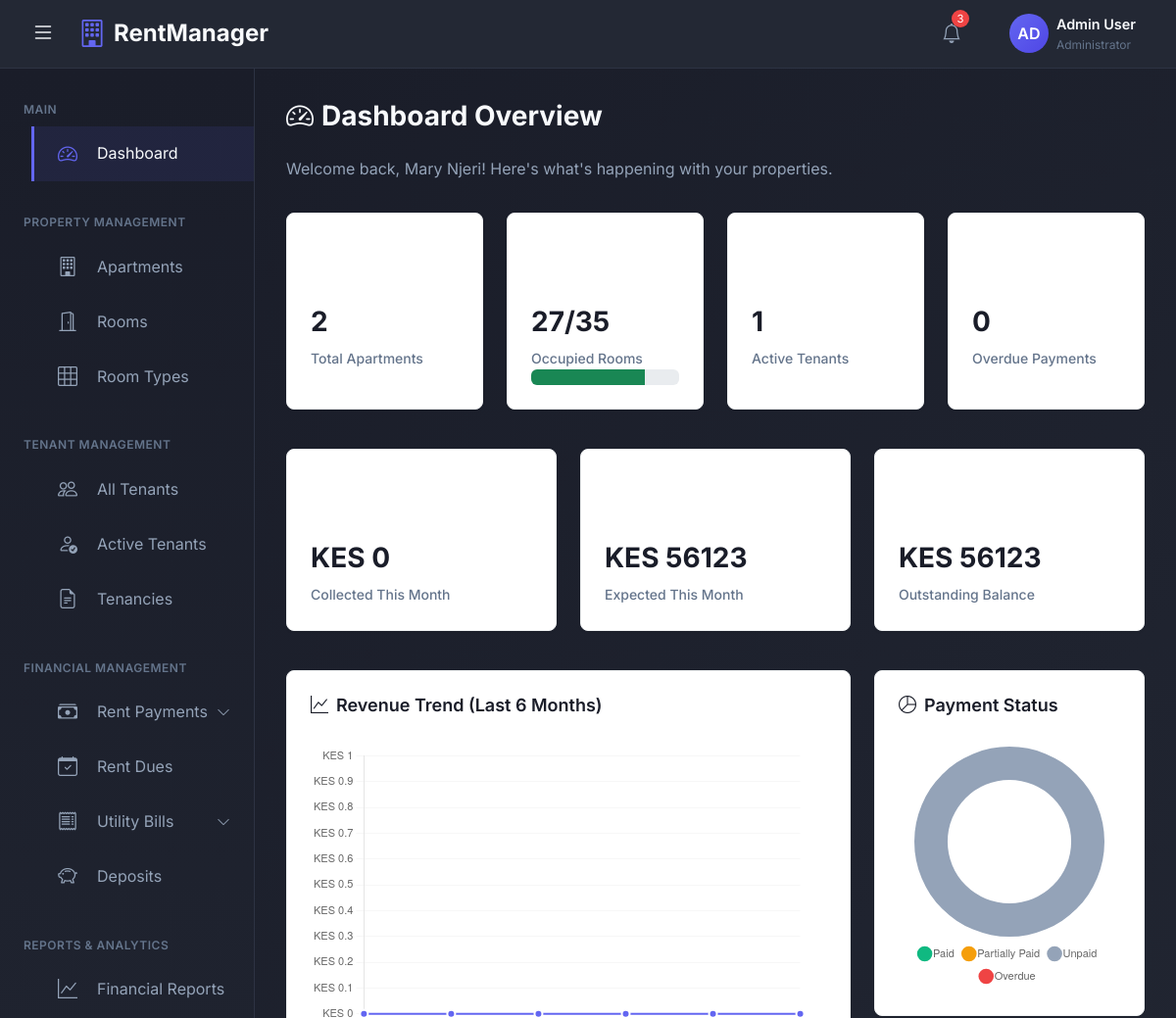
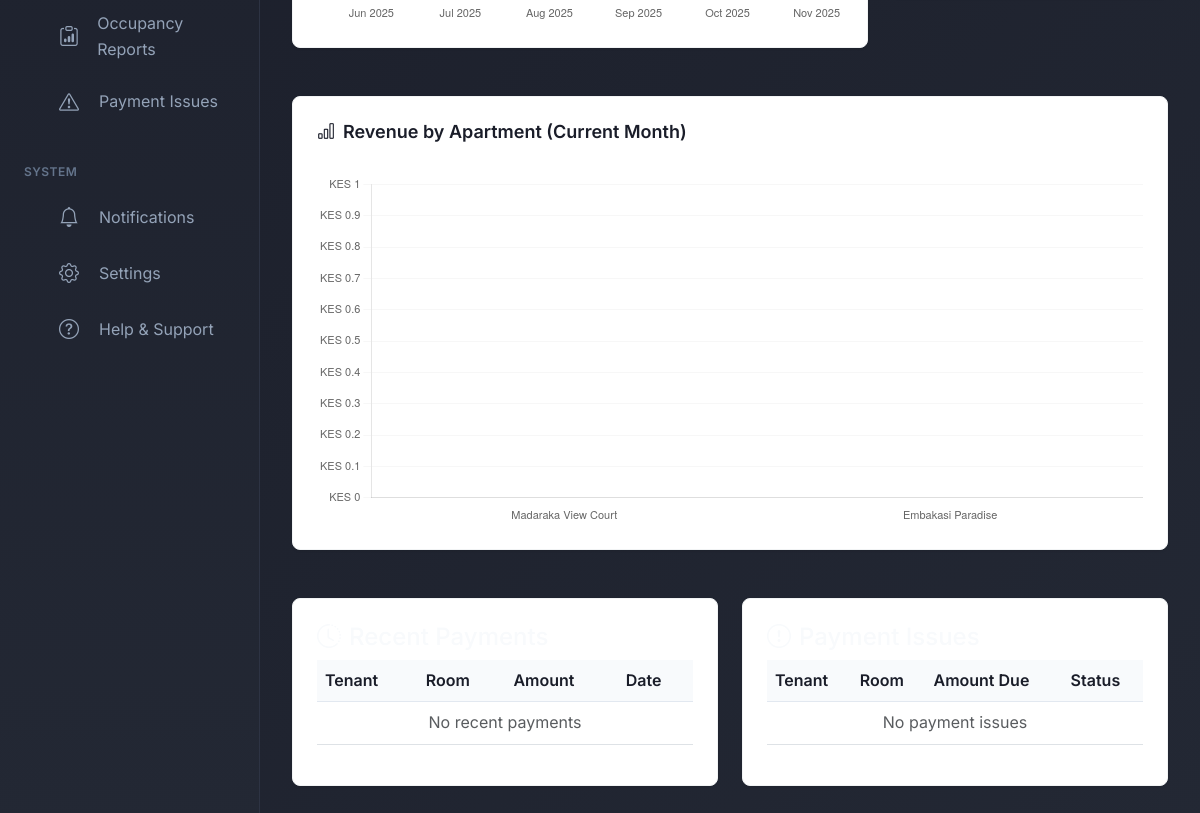
/admin-dashboard/ (signed in), run on an earlier commit of the app's database (2 pictures, top to bottom).
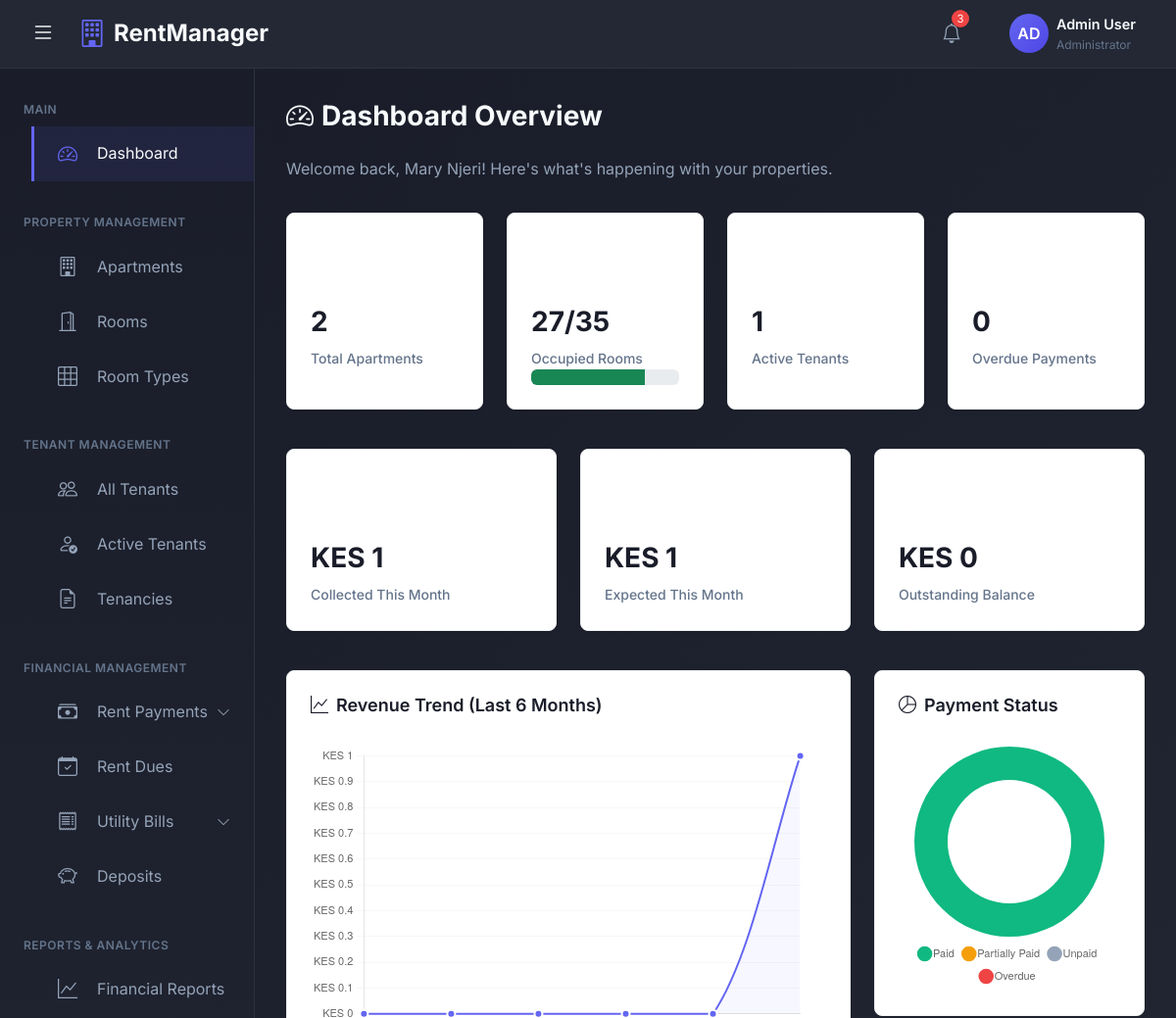
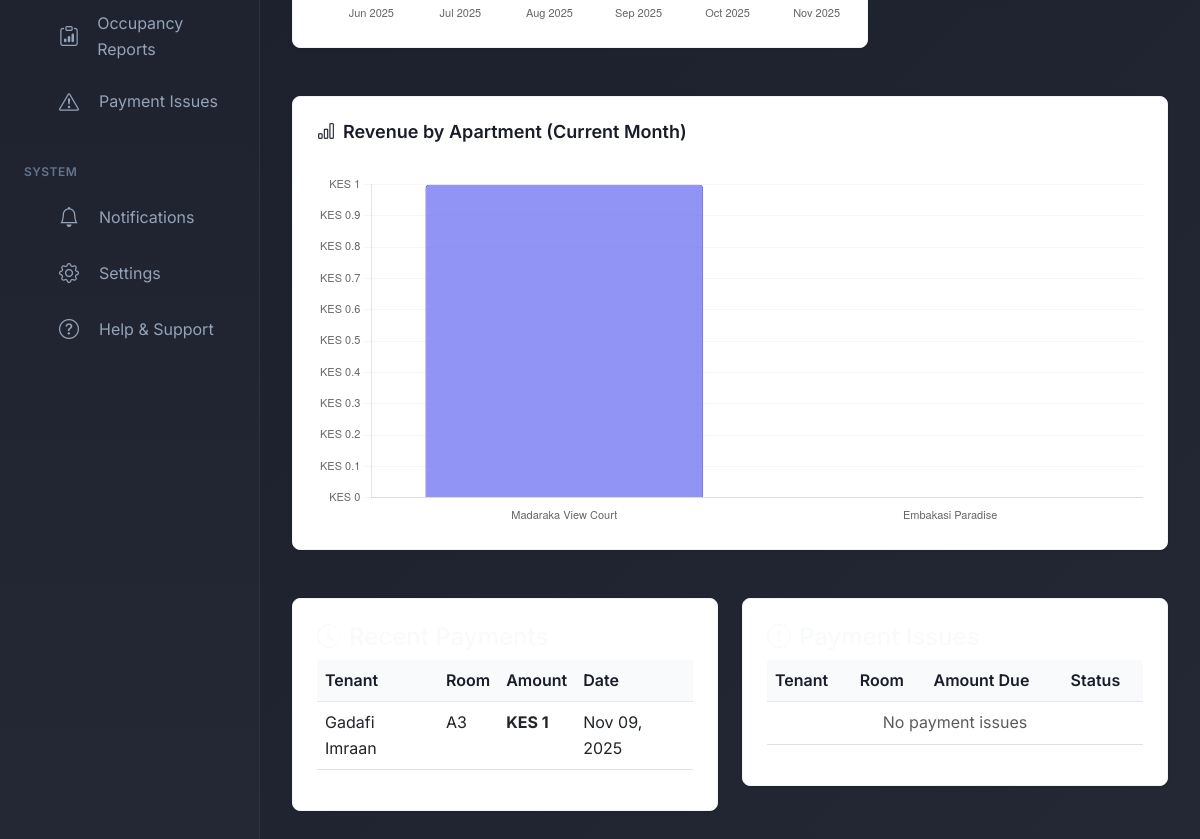
And on a later commit of the database (2 pictures, top to bottom).
### rental_app/models.py (models this page shows, shortened)
class RentPayment(models.Model):
    PAYMENT_STATUS = (
        ('pending', 'Pending'),
        ('completed', 'Completed'),
        ('failed', 'Failed'),
        ('refunded', 'Refunded'),
    )
    PAYMENT_METHOD = (
        ('mpesa', 'M-Pesa STK Push'),
        ('cash', 'Cash'),
        ('bank_transfer', 'Bank Transfer'),
    )
    tenancy = models.ForeignKey(Tenancy, on_delete=models.PROTECT, related_name='rent_payments')
    tenant = models.ForeignKey(User, on_delete=models.PROTECT, related_name='rent_payments')  # Denormalized for history
    apartment = models.ForeignKey(Apartment, on_delete=models.PROTECT, related_name='rent_payments')  # Denormalized for reporting
    amount = models.DecimalField(max_digits=10, decimal_places=2, validators=[MinValueValidator(0)])
    payment_date = models.DateTimeField(default=timezone.now)
    payment_method = models.CharField(max_length=20, choices=PAYMENT_METHOD, default='mpesa')
    mpesa_transaction_id = models.CharField(max_length=100, unique=True, null=True, blank=True)
    mpesa_phone_number = models.CharField(max_length=15, null=True, blank=True)
    months_covered = models.IntegerField(default=1, validators=[MinValueValidator(1)])  # Can pay for multiple months
    payment_for_month = models.DateField()  # The month this payment is for
    status = models.CharField(max_length=20, choices=PAYMENT_STATUS, default='pending')
    is_late_payment = models.BooleanField(default=False)
    late_payment_fee = models.DecimalField(max_digits=10, decimal_places=2, default=0.00)
    notes = models.TextField(blank=True)
    is_deleted = models.BooleanField(default=False)
    deleted_at = models.DateTimeField(null=True, blank=True)
    created_at = models.DateTimeField(auto_now_add=True)
    updated_at = models.DateTimeField(auto_now=True)
    class Meta:
        ordering = ['-payment_date']
        indexes = [
            models.Index(fields=['tenant', 'payment_date']),
            models.Index(fields=['apartment', 'payment_date']),
        ]

class User(AbstractUser):
    USER_TYPE_CHOICES = (
        ('admin', 'Admin'),
        ('tenant', 'Tenant'),
    )
    USER_STATUS = (
        ('active', 'Active'),
        ('inactive', 'Inactive'),
        ('archived', 'Archived'),  # For moved out tenants
    )
    user_type = models.CharField(max_length=10, choices=USER_TYPE_CHOICES)
    user_status = models.CharField(max_length=20, choices=USER_STATUS, default='active')
    phone_number = models.CharField(max_length=15, unique=True)
    national_id = models.CharField(max_length=20, unique=True, null=True, blank=True)
    profile_picture = models.ImageField(upload_to='profiles/', null=True, blank=True)
    is_deleted = models.BooleanField(default=False)
    deleted_at = models.DateTimeField(null=True, blank=True)
    created_at = models.DateTimeField(auto_now_add=True)
    updated_at = models.DateTimeField(auto_now=True)

class Tenancy(models.Model):
    TENANCY_STATUS = (
        ('active', 'Active'),
        ('terminated', 'Terminated'),
        ('suspended', 'Suspended'),
        ('switched', 'Switched Room'),  # When tenant moves to another room
    )
    TERMINATION_REASON = (
        ('vacated', 'Tenant Vacated'),
        ('evicted', 'Evicted'),
        ('room_switch', 'Switched to Another Room'),
        ('other', 'Other'),
    )
    tenant = models.ForeignKey(User, on_delete=models.PROTECT, related_name='tenancies', limit_choices_to={'user_type': 'tenant'})
    room = models.ForeignKey(Room, on_delete=models.PROTECT, related_name='tenancies')
    apartment = models.ForeignKey(Apartment, on_delete=models.PROTECT, related_name='tenancies')  # Denormalized for easy querying
    start_date = models.DateField()
    end_date = models.DateField(null=True, blank=True)
    deposit_paid = models.DecimalField(max_digits=10, decimal_places=2, default=0.00)
    deposit_refunded = models.BooleanField(default=False)
    deposit_refund_amount = models.DecimalField(max_digits=10, decimal_places=2, default=0.00, null=True, blank=True)
    deposit_deduction_reason = models.TextField(blank=True)  # Why deposit was partially refunded
    status = models.CharField(max_length=20, choices=TENANCY_STATUS, default='active')
    termination_reason = models.CharField(max_length=20, choices=TERMINATION_REASON, null=True, blank=True)
    move_in_condition = models.TextField(blank=True)
    move_out_condition = models.TextField(blank=True)
    switched_to_tenancy = models.ForeignKey('self', on_delete=models.SET_NULL, null=True, blank=True, related_name='previous_tenancy')
    switched_from_tenancy = models.ForeignKey('self', on_delete=models.SET_NULL, null=True, blank=True, related_name='next_tenancy')
    is_deleted = models.BooleanField(default=False)
    deleted_at = models.DateTimeField(null=True, blank=True)
    created_at = models.DateTimeField(auto_now_add=True)
    updated_at = models.DateTimeField(auto_now=True)
    class Meta:
        verbose_name_plural = 'Tenancies'
        ordering = ['-start_date']
        indexes = [
            models.Index(fields=['tenant', 'status']),
            models.Index(fields=['apartment', 'status']),
        ]

class Room(models.Model):
    ROOM_STATUS = (
        ('available', 'Available'),
        ('occupied', 'Occupied'),
        ('maintenance', 'Under Maintenance'),
    )
    apartment = models.ForeignKey(Apartment, on_delete=models.CASCADE, related_name='rooms')
    room_number = models.CharField(max_length=10)  # e.g., A1, B2, C3
    room_type = models.ForeignKey(RoomType, on_delete=models.PROTECT)
    floor_number = models.IntegerField(validators=[MinValueValidator(0)])
    has_balcony = models.BooleanField(default=False)
    has_shower = models.BooleanField(default=True)
    has_kitchen_unit = models.BooleanField(default=True)
    has_clothes_cabinet = models.BooleanField(default=True)
    monthly_rent = models.DecimalField(max_digits=10, decimal_places=2, validators=[MinValueValidator(0)])
    deposit_amount = models.DecimalField(max_digits=10, decimal_places=2, validators=[MinValueValidator(0)])
    status = models.CharField(max_length=20, choices=ROOM_STATUS, default='available')
    created_at = models.DateTimeField(auto_now_add=True)
    updated_at = models.DateTimeField(auto_now=True)
    class Meta:
        unique_together = ('apartment', 'room_number')
        ordering = ['floor_number', 'room_number']

### rental_app/views.py (the view)
# urls.py: path('admin-dashboard/', views.admin_dashboard, name='admin_dashboard'),
@login_required
def admin_dashboard(request):
    apartments = Apartment.objects.filter(owner=request.user)
    today = timezone.now().date()
    current_month = today.replace(day=1)
    last_month = (current_month - timedelta(days=1)).replace(day=1)
    total_apartments = apartments.count()
    total_rooms = Room.objects.filter(apartment__owner=request.user).count()
    occupied_rooms = Room.objects.filter(
        apartment__owner=request.user,
        status='occupied'
    ).count()
    available_rooms = Room.objects.filter(
        apartment__owner=request.user,
        status='available'
    ).count()
    active_tenancies = Tenancy.objects.filter(
        apartment__owner=request.user,
        status='active'
    ).count()
    current_month_payments = RentPayment.objects.filter(
        apartment__owner=request.user,
        payment_for_month=current_month,
        status='completed'
    ).aggregate(total=Sum('amount'))['total'] or Decimal('0.00')
    expected_rent = RentDue.objects.filter(
        tenancy__apartment__owner=request.user,
        month_for=current_month
    ).aggregate(total=Sum('amount_due'))['total'] or Decimal('0.00')
    outstanding_rent = RentDue.objects.filter(
        tenancy__apartment__owner=request.user,
        status__in=['unpaid', 'partially_paid', 'overdue']
    ).aggregate(total=Sum('balance'))['total'] or Decimal('0.00')
    overdue_count = RentDue.objects.filter(
        tenancy__apartment__owner=request.user,
        status='overdue'
    ).count()
    revenue_data = []
    months_labels = []
    for i in range(5, -1, -1):
        month_date = (current_month - timedelta(days=i*30)).replace(day=1)
        month_revenue = RentPayment.objects.filter(
            apartment__owner=request.user,
            payment_for_month=month_date,
            status='completed'
        ).aggregate(total=Sum('amount'))['total'] or Decimal('0.00')
        revenue_data.append(float(month_revenue))
        months_labels.append(month_date.strftime('%b %Y'))
    payment_status = {
        'paid': RentDue.objects.filter(
            tenancy__apartment__owner=request.user,
            month_for=current_month,
            status='paid'
        ).count(),
        'partially_paid': RentDue.objects.filter(
            tenancy__apartment__owner=request.user,
            month_for=current_month,
            status='partially_paid'
        ).count(),
        'unpaid': RentDue.objects.filter(
            tenancy__apartment__owner=request.user,
            month_for=current_month,
            status='unpaid'
        ).count(),
        'overdue': RentDue.objects.filter(
            tenancy__apartment__owner=request.user,
            status='overdue'
        ).count(),
    }
    apartment_revenue = []
    apartment_labels = []
    for apartment in apartments[:10]:  # Top 10 apartments
        apt_revenue = RentPayment.objects.filter(
            apartment=apartment,
            payment_for_month=current_month,
            status='completed'
        ).aggregate(total=Sum('amount'))['total'] or Decimal('0.00')
        apartment_revenue.append(float(apt_revenue))
        apartment_labels.append(apartment.name)
    occupancy_rate = (occupied_rooms / total_rooms * 100) if total_rooms > 0 else 0
    recent_payments = RentPayment.objects.filter(
        apartment__owner=request.user,
        status='completed'
    ).select_related('tenant', 'tenancy__room').order_by('-payment_date')[:5]
    payment_reports = RentDue.objects.filter(
        tenancy__apartment__owner=request.user,
        reported_to_office=True,
        status__in=['unpaid', 'overdue']
    ).select_related('tenant', 'tenancy__room').order_by('-report_date')[:5]
    notifications = Notification.objects.filter(
        user=request.user,
        is_read=False
    ).order_by('-created_at')[:5]
    context = {
        'total_apartments': total_apartments,
        'total_rooms': total_rooms,
        'occupied_rooms': occupied_rooms,
        'available_rooms': available_rooms,
        'active_tenancies': active_tenancies,
        'current_month_payments': current_month_payments,
        'expected_rent': expected_rent,
        'outstanding_rent': outstanding_rent,
        'overdue_count': overdue_count,
        'occupancy_rate': round(occupancy_rate, 2),
        'revenue_data': json.dumps(revenue_data),
        'months_labels': json.dumps(months_labels),
        'payment_status': json.dumps(list(payment_status.values())),
        'payment_status_labels': json.dumps(list(payment_status.keys())),
        'apartment_revenue': json.dumps(apartment_revenue),
        'apartment_labels': json.dumps(apartment_labels),
        'recent_payments': recent_payments,
        'payment_reports': payment_reports,
        'notifications': notifications,
    }
    return render(request, 'admin_dashboard.html', context)

### templates/admin_dashboard.html (shortened to what the changed rows need)
{% extends 'admin_base.html' %}
{% block content %}
<div class="page-header">
    <h1 class="page-title">
        <i class="bi bi-speedometer2 me-2"></i>Dashboard Overview
    </h1>
</div>
<div class="row mb-4">
    <div class="col-xl-4 col-lg-4 col-md-6 mb-3">
        <div class="stats-card">
            <div class="stats-icon bg-teal text-white">
                <i class="bi bi-cash-stack"></i>
            </div>
            <div class="stats-value">KES {{ current_month_payments|floatformat:0 }}</div>
            <div class="stats-label">Collected This Month</div>
        </div>
    </div>
    <div class="col-xl-4 col-lg-4 col-md-6 mb-3">
        <div class="stats-card">
            <div class="stats-icon bg-blue text-white">
                <i class="bi bi-calendar-check"></i>
            </div>
            <div class="stats-value">KES {{ expected_rent|floatformat:0 }}</div>
            <div class="stats-label">Expected This Month</div>
        </div>
    </div>
    <div class="col-xl-4 col-lg-4 col-md-12 mb-3">
        <div class="stats-card">
            <div class="stats-icon bg-orange text-white">
                <i class="bi bi-clock-history"></i>
            </div>
            <div class="stats-value">KES {{ outstanding_rent|floatformat:0 }}</div>
            <div class="stats-label">Outstanding Balance</div>
        </div>
    </div>
</div>
<div class="row">
    <div class="col-lg-8 mb-4">
        <div class="chart-card">
            <div class="chart-container">
                <canvas id="revenueChart"></canvas>
            </div>
        </div>
    </div>
    <div class="col-lg-4 mb-4">
        <div class="chart-card">
            <div class="chart-container-small">
                <canvas id="paymentStatusChart"></canvas>
            </div>
        </div>
    </div>
</div>
<div class="row">
    <div class="col-12 mb-4">
        <div class="chart-card">
            <div class="chart-container-large">
                <canvas id="apartmentRevenueChart"></canvas>
            </div>
        </div>
    </div>
</div>
<div class="row">
    <div class="col-lg-6 mb-4">
        <div class="table-responsive">
            <table class="table">
                <thead>
                    <tr>
                        <th>Tenant</th>
                        <th>Room</th>
                        <th>Amount</th>
                        <th>Date</th>
                    </tr>
                </thead>
                <tbody>
                    {% for payment in recent_payments %}
                    <tr>
                        <td>{{ payment.tenant.get_full_name }}</td>
                        <td>{{ payment.tenancy.room.room_number }}</td>
                        <td><strong>KES {{ payment.amount|floatformat:0 }}</strong></td>
                        <td>{{ payment.payment_date|date:"M d, Y" }}</td>
                    </tr>
                    {% empty %}
                    <tr>
                        <td colspan="4" class="text-center text-muted">No recent payments</td>
                    </tr>
                    {% endfor %}
                </tbody>
            </table>
        </div>
    </div>
    <div class="col-lg-6 mb-4">
        <div class="table-responsive">
            <table class="table">
                <thead>
                    <tr>
                        <th>Tenant</th>
                        <th>Room</th>
                        <th>Amount Due</th>
                        <th>Status</th>
                    </tr>
                </thead>
            </table>
        </div>
    </div>
</div>
{% endblock %}

What changed in the data, as far as the page shows it:
added RentPayment: tenant.get_full_name "Gadafi Imraan", tenancy.room.room_number "A3", amount "1", payment_date "Nov 09, 2025"
Also different on the page:
{{ current_month_payments|floatformat:0 }}: "0" → "1"
{{ expected_rent|floatformat:0 }}: "56123" → "1"
{{ outstanding_rent|floatformat:0 }}: "56123" → "0"
chart data {{ revenue_data|safe }}: [0.0, 0.0, 0.0, 0.0, 0.0, 0.0] → [0.0, 0.0, 0.0, 0.0, 0.0, 1.0]
chart data {{ payment_status|safe }}: [0, 0, 1, 0] → [1, 0, 0, 0]
chart data {{ apartment_revenue|safe }}: [0.0, 0.0] → [1.0, 0.0]
text no longer shown: "No recent payments"
